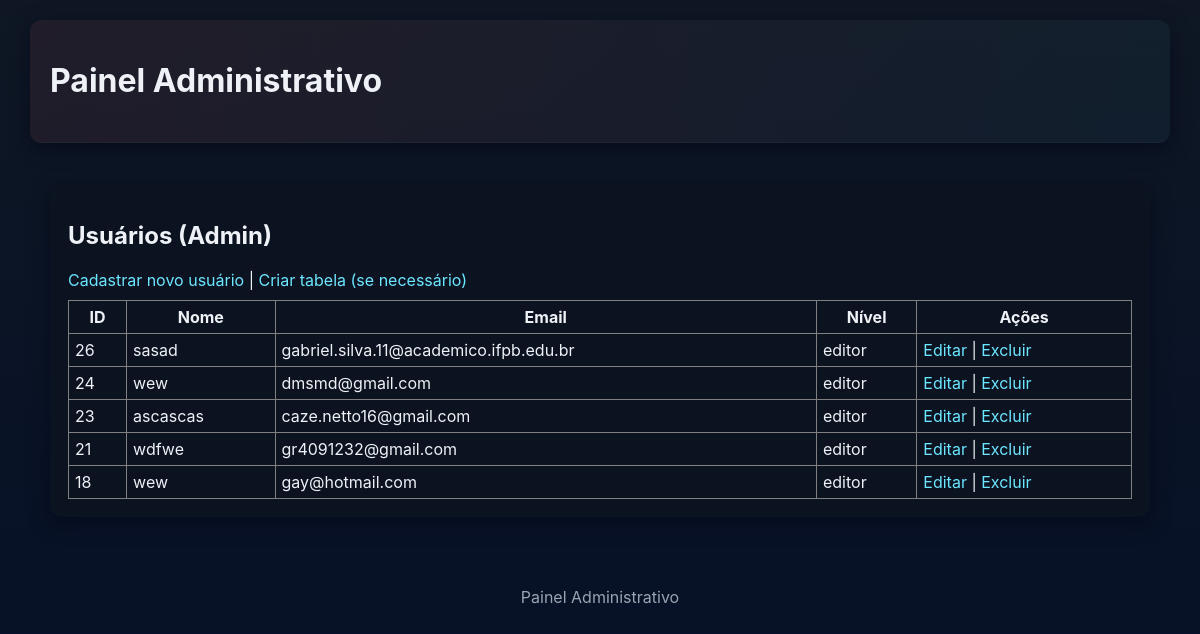
Screenshot of /admin/index.php?pg=usuarios-admin with the database file from the repository.
### tables this page shows
CREATE TABLE `usuarios` (
  `id` int(11) NOT NULL,
  `nome` varchar(150) NOT NULL,
  `email` varchar(200) NOT NULL,
  `senha` varchar(255) NOT NULL,
  `nivel` varchar(50) NOT NULL DEFAULT 'admin',
  `criado_em` timestamp NOT NULL DEFAULT current_timestamp()
);

### admin/usuarios-admin.php (the view)
<?php
include_once '../config.inc.php';
echo "<h2>Usuários (Admin)</h2>";
echo "<a href='?pg=usuarios-cadastro'>Cadastrar novo usuário</a> | ";
echo "<a href='?pg=usuarios-init'>Criar tabela (se necessário)</a>";
$sql = "SELECT id, nome, email, nivel FROM usuarios ORDER BY id DESC";
$res = mysqli_query($conexao, $sql);
echo "<table border='1' cellpadding='6' style='border-collapse:collapse; margin-top:10px;'>";
echo "<tr><th>ID</th><th>Nome</th><th>Email</th><th>Nível</th><th>Ações</th></tr>";
while($row = mysqli_fetch_assoc($res)){
    echo "<tr>";
    echo "<td>{$row['id']}</td>";
    echo "<td>{$row['nome']}</td>";
    echo "<td>{$row['email']}</td>";
    echo "<td>{$row['nivel']}</td>";
    echo "<td><a href='?pg=usuarios-alterar&id={$row['id']}'>Editar</a> | <a href='?pg=usuarios-excluir&id={$row['id']}' onclick=\"return confirm('Excluir usuário?')\">Excluir</a></td>";
    echo "</tr>";
}
echo "</table>";
?>

### admin/index.php (shortened to what this page needs)
<!doctype html>
<html lang="pt-br">
<head><meta charset="utf-8"><meta name="viewport" content="width=device-width,initial-scale=1">
<link rel="stylesheet" href="../assets/style.css">
</head>
<body>
<header class="site-top container card"><h1>Painel Administrativo</h1></header>
<main class="container"><div class="card">
<?php
  if(empty($_GET['pg'])){
     echo "<h3>Bem-vindo ao painel admin.</h3>";
     echo "<p>Acesse as áreas: <a href='?pg=clientes-admin'>Clientes</a> | <a href='?pg=usuarios-admin'>Usuários</a> | <a href='?pg=mensagens-admin'>Mensagens</a></p>";
  } else {
      $safe = basename($_GET['pg']);
      if(pathinfo($safe, PATHINFO_EXTENSION) === '') $safe .= '.php';
      $path = __DIR__ . '/' . $safe;
      if(file_exists($path)){
          include $path;
      } else {
          echo '<p>Arquivo não encontrado: '.htmlspecialchars($safe).'</p>';
      }
  }
?>
</div></main>
<footer class="site-footer container"><p style="margin:0">Painel Administrativo</p></footer>
</body></html>

### assets/style.css (style rules this page uses)
:root { --bg: #0f1724; --card: #0b1220; --accent: #ff6b6b; --accent-2: #6be7ff; --muted: #9aa4b2; --text: #eef2f7; }
body { font-family: Inter, Arial, sans-serif; background: linear-gradient(180deg, var(--bg) 0%, #071127 100%); color: var(--text); margin:0; padding:0; }
header.site-top { background: linear-gradient(90deg, rgba(255,107,107,0.08), rgba(107,231,255,0.04)); padding:20px; border-bottom:1px solid rgba(255,255,255,0.03); }
.container { max-width:1100px;margin:20px auto;padding:20px; }
a { color:var(--accent-2);text-decoration:none }
.card { background:var(--card);padding:18px;border-radius:12px;box-shadow:0 6px 20px rgba(2,6,23,0.6); }
footer.site-footer { padding:20px;margin-top:30px;text-align:center;color:var(--muted); }
table { width:100%;color:var(--text); }

### admin/index.php (style rules this page uses)
.container { max-width:1100px;margin:20px auto;padding:20px; }
.card { padding:18px;border-radius:12px; }

### rows the page displays
usuarios: id "26", nome "sasad", email "gabriel.silva.11@academico.ifpb.edu.br", nivel "editor"
usuarios: id "24", nome "wew", email "dmsmd@gmail.com", nivel "editor"
usuarios: id "23", nome "ascascas", email "caze.netto16@gmail.com", nivel "editor"
usuarios: id "21", nome "wdfwe", email "gr4091232@gmail.com", nivel "editor"
usuarios: id "18", nome "wew", email "gay@hotmail.com", nivel "editor"
